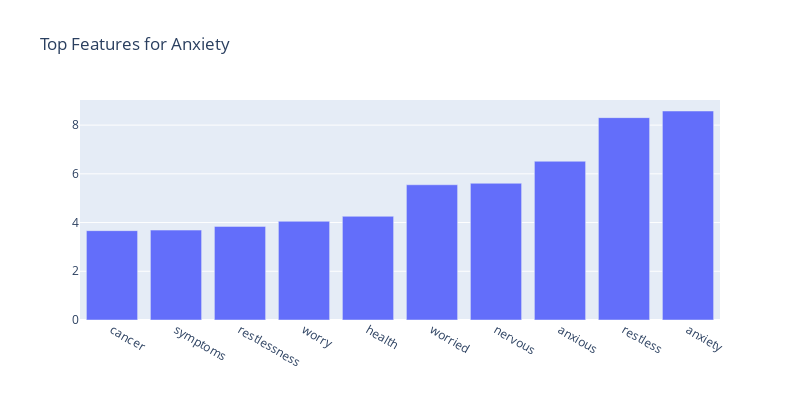
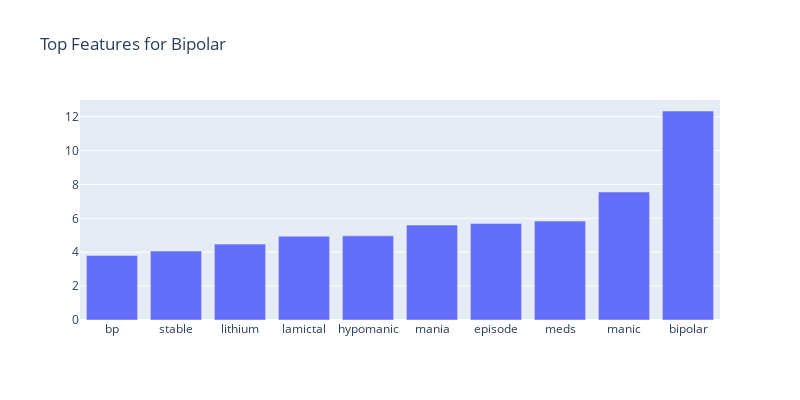
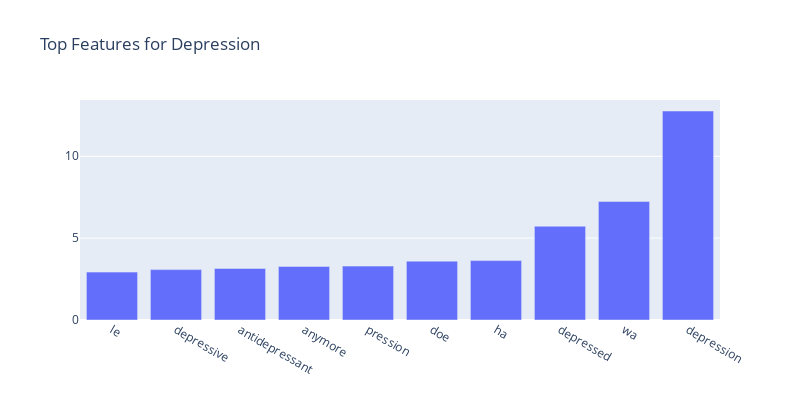
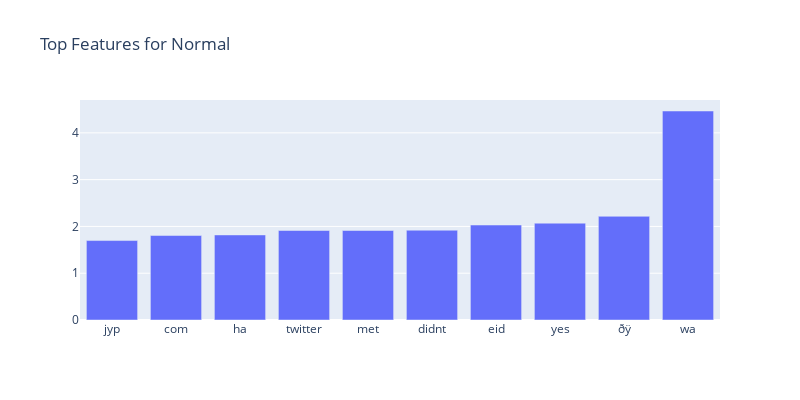

Write notebook code for charts like these, in order.
### Code cell
# Feature Importance
feature_names = vectorizer.get_feature_names_out()
coefs = best_model.coef_
for i, category in enumerate(best_model.classes_):
    top_features = coefs[i].argsort()[-10:]
    top_words = [feature_names[j] for j in top_features]
    top_scores = [coefs[i][j] for j in top_features]
    fig = go.Figure([go.Bar(x=top_words, y=top_scores)])
    fig.update_layout(title=f'Top Features for {category}', width=800, height=400)
    fig.show()

### Figure 1 — Plotly figure (JSON) as saved in the notebook; plotly's stock layout.template omitted (floating-point values rounded to 4 significant figures)
{"data": [{"type": "bar", "x": ["cancer", "symptoms", "restlessness", "worry", "health", "worried", "nervous", "anxious", "restless", "anxiety"], "y": [3.667, 3.691, 3.843, 4.052, 4.257, 5.552, 5.613, 6.516, 8.307, 8.58]}], "layout": {"height": 400, "title": {"text": "Top Features for Anxiety"}, "width": 800}}

### Figure 2 — Plotly figure (JSON) as saved in the notebook; plotly's stock layout.template omitted (floating-point values rounded to 4 significant figures)
{"data": [{"type": "bar", "x": ["bp", "stable", "lithium", "lamictal", "hypomanic", "mania", "episode", "meds", "manic", "bipolar"], "y": [3.811, 4.068, 4.48, 4.949, 4.97, 5.607, 5.7, 5.838, 7.555, 12.34]}], "layout": {"height": 400, "title": {"text": "Top Features for Bipolar"}, "width": 800}}

### Figure 3 — Plotly figure (JSON) as saved in the notebook; plotly's stock layout.template omitted (floating-point values rounded to 4 significant figures)
{"data": [{"type": "bar", "x": ["le", "depressive", "antidepressant", "anymore", "pression", "doe", "ha", "depressed", "wa", "depression"], "y": [2.926, 3.078, 3.149, 3.273, 3.292, 3.596, 3.63, 5.728, 7.241, 12.77]}], "layout": {"height": 400, "title": {"text": "Top Features for Depression"}, "width": 800}}

### Figure 4 — Plotly figure (JSON) as saved in the notebook; plotly's stock layout.template omitted (floating-point values rounded to 4 significant figures)
{"data": [{"type": "bar", "x": ["jyp", "com", "ha", "twitter", "met", "didnt", "eid", "yes", "ðÿ", "wa"], "y": [1.698, 1.806, 1.818, 1.913, 1.913, 1.92, 2.03, 2.07, 2.216, 4.467]}], "layout": {"height": 400, "title": {"text": "Top Features for Normal"}, "width": 800}}
